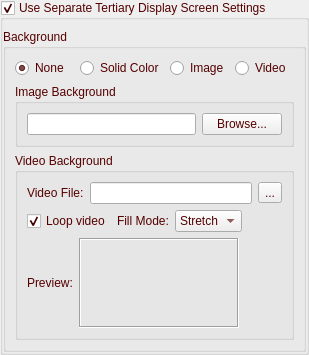
    <widget class="QGroupBox" name="groupBoxDisp3Sets">
     <property name="palette">
      <palette>
       <active>
        <colorrole role="WindowText">
         <brush brushstyle="SolidPattern">
          <color alpha="255">
           <red>85</red>
           <green>0</green>
           <blue>0</blue>
          </color>
         </brush>
        </colorrole>
        <colorrole role="Text">
         <brush brushstyle="SolidPattern">
          <color alpha="255">
           <red>85</red>
           <green>0</green>
           <blue>0</blue>
          </color>
         </brush>
        </colorrole>
        <colorrole role="ButtonText">
         <brush brushstyle="SolidPattern">
          <color alpha="255">
           <red>85</red>
           <green>0</green>
           <blue>0</blue>
          </color>
         </brush>
        </colorrole>
        <colorrole role="Highlight">
         <brush brushstyle="SolidPattern">
          <color alpha="255">
           <red>118</red>
           <green>50</green>
           <blue>50</blue>
          </color>
         </brush>
        </colorrole>
        <colorrole role="PlaceholderText">
         <brush brushstyle="SolidPattern">
          <color alpha="128">
           <red>85</red>
           <green>0</green>
           <blue>127</blue>
          </color>
         </brush>
        </colorrole>
       </active>
       <inactive>
        <colorrole role="WindowText">
         <brush brushstyle="SolidPattern">
          <color alpha="255">
           <red>85</red>
           <green>0</green>
           <blue>0</blue>
          </color>
         </brush>
        </colorrole>
        <colorrole role="Text">
         <brush brushstyle="SolidPattern">
          <color alpha="255">
           <red>85</red>
           <green>0</green>
           <blue>0</blue>
          </color>
         </brush>
        </colorrole>
        <colorrole role="ButtonText">
         <brush brushstyle="SolidPattern">
          <color alpha="255">
           <red>85</red>
           <green>0</green>
           <blue>0</blue>
          </color>
         </brush>
        </colorrole>
        <colorrole role="Highlight">
         <brush brushstyle="SolidPattern">
          <color alpha="255">
           <red>118</red>
           <green>50</green>
           <blue>50</blue>
          </color>
         </brush>
        </colorrole>
        <colorrole role="PlaceholderText">
         <brush brushstyle="SolidPattern">
          <color alpha="128">
           <red>85</red>
           <green>0</green>
           <blue>127</blue>
          </color>
         </brush>
        </colorrole>
       </inactive>
       <disabled>
        <colorrole role="WindowText">
         <brush brushstyle="SolidPattern">
          <color alpha="255">
           <red>120</red>
           <green>120</green>
           <blue>120</blue>
          </color>
         </brush>
        </colorrole>
        <colorrole role="Text">
         <brush brushstyle="SolidPattern">
          <color alpha="255">
           <red>120</red>
           <green>120</green>
           <blue>120</blue>
          </color>
         </brush>
        </colorrole>
        <colorrole role="ButtonText">
         <brush brushstyle="SolidPattern">
          <color alpha="255">
           <red>120</red>
           <green>120</green>
           <blue>120</blue>
          </color>
         </brush>
        </colorrole>
        <colorrole role="Highlight">
         <brush brushstyle="SolidPattern">
          <color alpha="255">
           <red>0</red>
           <green>120</green>
           <blue>215</blue>
          </color>
         </brush>
        </colorrole>
        <colorrole role="PlaceholderText">
         <brush brushstyle="SolidPattern">
          <color alpha="128">
           <red>0</red>
           <green>0</green>
           <blue>0</blue>
          </color>
         </brush>
        </colorrole>
       </disabled>
      </palette>
     </property>
     <property name="title">
      <string>Use Separate Tertiary Display Screen Settings</string>
     </property>
     <property name="flat">
      <bool>true</bool>
     </property>
     <property name="checkable">
      <bool>true</bool>
     </property>
     <layout class="QVBoxLayout" name="verticalLayout_3">
      <property name="leftMargin">
       <number>0</number>
      </property>
      <property name="topMargin">
       <number>9</number>
      </property>
      <property name="rightMargin">
       <number>0</number>
      </property>
      <property name="bottomMargin">
       <number>0</number>
      </property>
      <item>
       <widget class="QGroupBox" name="groupBoxBackground3">
        <property name="palette">
         <palette>
          <active>
           <colorrole role="WindowText">
            <brush brushstyle="SolidPattern">
             <color alpha="255">
              <red>85</red>
              <green>0</green>
              <blue>0</blue>
             </color>
            </brush>
           </colorrole>
          </active>
          <inactive>
           <colorrole role="WindowText">
            <brush brushstyle="SolidPattern">
             <color alpha="255">
              <red>85</red>
              <green>0</green>
              <blue>0</blue>
             </color>
            </brush>
           </colorrole>
          </inactive>
          <disabled>
           <colorrole role="WindowText">
            <brush brushstyle="SolidPattern">
             <color alpha="255">
              <red>120</red>
              <green>120</green>
              <blue>120</blue>
             </color>
            </brush>
           </colorrole>
          </disabled>
         </palette>
        </property>
        <property name="title">
         <string>Background</string>
        </property>
        <layout class="QVBoxLayout" name="verticalLayoutBackground3">
         <item>
          <layout class="QHBoxLayout" name="horizontalLayoutBackgroundType3">
           <item>
            <widget class="QRadioButton" name="radioButtonBgNone3">
             <property name="text">
              <string>None</string>
             </property>
             <property name="checked">
              <bool>true</bool>
             </property>
            </widget>
           </item>
           <item>
            <widget class="QRadioButton" name="radioButtonBgSolid3">
             <property name="text">
              <string>Solid Color</string>
             </property>
            </widget>
           </item>
           <item>
            <widget class="QRadioButton" name="radioButtonBgImage3">
             <property name="text">
              <string>Image</string>
             </property>
            </widget>
           </item>
           <item>
            <widget class="QRadioButton" name="radioButtonBgVideo3">
             <property name="text">
              <string>Video</string>
             </property>
            </widget>
           </item>
          </layout>
         </item>
         <item>
          <widget class="QGroupBox" name="groupBoxImageBackground3">
           <property name="title">
            <string>Image Background</string>
           </property>
           <layout class="QHBoxLayout" name="horizontalLayout">
            <item>
             <widget class="QLineEdit" name="lineEditBackgroundPath3"/>
            </item>
            <item>
             <widget class="QPushButton" name="buttonBrowseBackgound3">
              <property name="text">
               <string>Browse...</string>
              </property>
             </widget>
            </item>
           </layout>
          </widget>
         </item>
         <item>
          <widget class="QGroupBox" name="groupBoxVideoBackground3">
           <property name="title">
            <string>Video Background</string>
           </property>
           <layout class="QVBoxLayout" name="verticalLayoutVideoBackground3">
            <item>
             <layout class="QHBoxLayout" name="horizontalLayoutVideoPath3">
              <item>
               <widget class="QLabel" name="labelVideoPath3">
                <property name="text">
                 <string>Video File:</string>
                </property>
               </widget>
              </item>
              <item>
               <widget class="QLineEdit" name="lineEditVideoPath3">
                <property name="readOnly">
                 <bool>true</bool>
                </property>
               </widget>
              </item>
              <item>
               <widget class="QToolButton" name="toolButtonBrowseVideo3">
                <property name="text">
                 <string>...</string>
                </property>
               </widget>
              </item>
             </layout>
            </item>
            <item>
             <layout class="QHBoxLayout" name="horizontalLayoutVideoOptions3">
              <item>
               <widget class="QCheckBox" name="checkBoxVideoLoop3">
                <property name="text">
                 <string>Loop video</string>
                </property>
                <property name="checked">
                 <bool>true</bool>
                </property>
               </widget>
              </item>
              <item>
               <widget class="QLabel" name="labelVideoFillMode3">
                <property name="text">
                 <string>Fill Mode:</string>
                </property>
               </widget>
              </item>
              <item>
               <widget class="QComboBox" name="comboBoxVideoFillMode3">
                <item>
                 <property name="text">
                  <string>Stretch</string>
                 </property>
                </item>
                <item>
                 <property name="text">
                  <string>Fit</string>
                 </property>
                </item>
                <item>
                 <property name="text">
                  <string>Fill</string>
                 </property>
                </item>
               </widget>
              </item>
              <item>
               <spacer name="horizontalSpacerVideo3">
                <property name="orientation">
                 <enum>Qt::Horizontal</enum>
                </property>
                <property name="sizeHint" stdset="0">
                 <size>
                  <width>40</width>
                  <height>20</height>
                 </size>
                </property>
               </spacer>
              </item>
             </layout>
            </item>
            <item>
             <layout class="QHBoxLayout" name="horizontalLayoutVideoPreview3">
              <item>
               <widget class="QLabel" name="labelVideoPreview3">
                <property name="text">
                 <string>Preview:</string>
                </property>
               </widget>
              </item>
              <item>
               <widget class="QLabel" name="labelVideoThumbnail3">
                <property name="minimumSize">
                 <size>
                  <width>160</width>
                  <height>90</height>
                 </size>
                </property>
                <property name="maximumSize">
                 <size>
                  <width>160</width>
                  <height>90</height>
                 </size>
                </property>
                <property name="frameShape">
                 <enum>QFrame::Box</enum>
                </property>
                <property name="frameShadow">
                 <enum>QFrame::Sunken</enum>
                </property>
                <property name="scaledContents">
                 <bool>true</bool>
                </property>
               </widget>
              </item>
              <item>
               <spacer name="horizontalSpacerVideoPreview3">
                <property name="orientation">
                 <enum>Qt::Horizontal</enum>
                </property>
                <property name="sizeHint" stdset="0">
                 <size>
                  <width>40</width>
                  <height>20</height>
                 </size>
                </property>
               </spacer>
              </item>
             </layout>
            </item>
           </layout>
          </widget>
         </item>
        </layout>
       </widget>
      </item>
     </layout>
    </widget>
